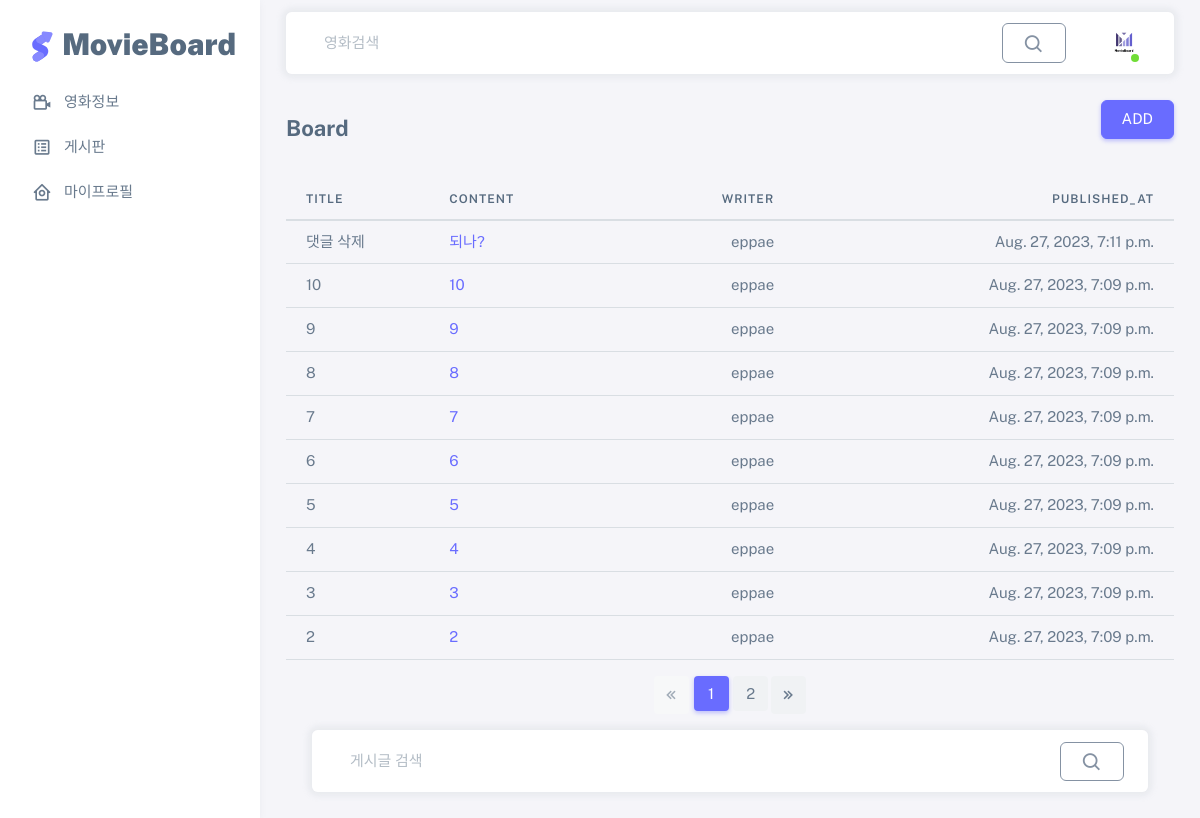
Screenshot of /board/board/ (signed in) with the database file from the repository.
### board/models.py (models this page shows, shortened)
class Post(models.Model):
    post_num = models.BigAutoField(primary_key=True)
    title = models.CharField(max_length=200)
    content = models.TextField()
    created_at = models.DateTimeField(default=timezone.now)
    writer = models.ForeignKey(User, on_delete=models.CASCADE)
    class Meta:
        ordering = ["-created_at"]

### board/views.py (the view)
# urls.py: path('board/',views.board,name='board'),
def board(request):
    page_number = request.GET.get('page', '1')
    print('pass')
    kw = request.GET.get('blog_kw', '')  # 검색어
    posts = Post.objects.all()
    if kw:
        posts = posts.filter(
            Q(title__icontains=kw) |  # 제목 검색
            Q(content__icontains=kw)   # 내용 검색
        ).distinct()
    paginator = Paginator(posts, 10)  # 한 페이지에 10개씩 표시
    page_obj = paginator.get_page(page_number)
    context={'posts': page_obj,'page': page_number, 'kw': kw}
    return render(request, 'board/board.html',context)

### board/templates/board/board.html (shortened to what this page needs)
{% extends 'base.html' %}
{% block content %}
<div class="content-wrapper">
    <div class="container-xxl flex-grow-1 container-p-y">
        <h4 class="fw-bold py-3 mb-4" style="display: inline-block;"> Board </h4>
        <div style="display: inline-block;float:right">
            <a href="{% url 'post-create' %}" type="button" class="btn btn-primary">ADD</a>
        </div>
        {% if posts %}
        <table class="table">
            <thead>
            <tr>
                <th>title</th>
                <th>content</th>
                <th style="text-align: right;">writer</th>
                <th style="text-align: right;">published_at</th>
            </tr>
            </thead>
            <tbody>
            {% for post in posts %}
            <tr>
                <td style="max-width: 50px; overflow: hidden; text-overflow: ellipsis; white-space: nowrap;">
                    {{ post.title }}
                </td>
                <td style="max-width: 200px; overflow: hidden; text-overflow: ellipsis; white-space: nowrap;">
                    <a href="/board/detail/{{post.post_num}}">{{ post.content }}</a></td>
                <td style="text-align: right;">{{ post.writer }}</td>
                <td style="text-align: right;">{{ post.created_at }}</td>
            </tr>
            {% endfor %}
            </tbody>
        </table>
        {% else %}
        <h3>게시물이 없습니다</h3>
        {% endif %}
        <nav aria-label="Page navigation">
            <ul class="pagination justify-content-center">
                {% if posts.has_previous %}
                <li class="page-item prev">
                    <a class="page-link" href="?page={{ posts.previous_page_number }}"><i
                            class="tf-icon bx bx-chevrons-left"></i></a>
                </li>
                {% else %}
                <li class="page-item disabled">
                    <a class="page-link" tabindex="-1" aria-disabled="true" href="#"><i
                            class="tf-icon bx bx-chevrons-left"></i></a>
                </li>
                {% endif %}
                {% for page_number in posts.paginator.page_range %}
                {% if page_number >= posts.number|add:-5 and page_number <= posts.number|add:5 %}
                {% if page_number == posts.number %}
                <li class="page-item active" aria-current="page">
                    <a class="page-link" href="?page={{ page_number }}">{{ page_number }}</a>
                </li>
                {% else %}
                <li class="page-item">
                    <a class="page-link" href="?page={{ page_number }}">{{ page_number }}</a>
                </li>
                {% endif %}
                {% endif %}
                {% endfor %}
                {% if posts.has_next %}
                <li class="page-item">
                    <a class="page-link" href="?page={{ posts.next_page_number }}"><i
                            class="tf-icon bx bx-chevrons-right"></i></a>
                </li>
                {% else %}
                <li class="page-item disabled">
                    <a class="page-link" tabindex="-1" aria-disabled="true" href="#"><i
                            class="tf-icon bx bx-chevrons-right"></i></a>
                </li>
                {% endif %}
            </ul>
        </nav>
        <nav
                class="layout-navbar container-xxl navbar navbar-expand-xl navbar-detached align-items-center bg-navbar-theme"
                id="layout-navbar"
        >
            <div class="navbar-nav-right d-flex align-items-center" id="navbar-collapse">
                <div class="navbar-nav align-items-center">
                    <div class="nav-item d-flex align-items-center">
                        <input
                                type="text"
                                class="form-control border-0 shadow-none"
                                placeholder="게시글 검색"
                                aria-label="Search..."
                                id="blog_search_kw"
                                name="blog_search_kw"
                                value="{{ blog_search_kw|default_if_none:'' }}"
                        />
                    </div>
                </div>
            </div>
            <li style="list-style:none;">
                <button class="btn btn-outline-secondary" type="button" id="btnSearch"><i
                        class="bx bx-search fs-4 lh-0"></i></button>
            </li>
        </nav>
        {% endblock content %}

### templates/base.html (shortened to what this page needs)
{% load static %}
<!DOCTYPE html>
<html
        lang="en"
        class="light-style layout-menu-fixed"
        dir="ltr"
        data-theme="theme-default"
        data-assets-path="/static/"
        data-template="vertical-menu-template-free"
>
<head>
    <link rel="stylesheet" href="{% static 'img/favicon/favicon.ico' %}"/>
    <link rel="stylesheet" href="{% static 'vendor/fonts/boxicons.css' %}"/>
    <link rel="stylesheet" href="{% static 'vendor/css/core.css' %}" class="template-customizer-core-css"/>
    <link rel="stylesheet" href="{% static 'vendor/css/theme-default.css' %}" class="template-customizer-core-css"/>
    <link rel="stylesheet" href="{% static 'css/demo.css' %}"/>
    <link rel="stylesheet" href="{% static 'vendor/libs/perfect-scrollbar/perfect-scrollbar.css' %}"/>
    <link rel="stylesheet" href="{% static 'vendor/libs/apex-charts/apex-charts.css' %}"/>
</head>
<body>
<div class="layout-wrapper layout-content-navbar">
    <div class="layout-container">
        <aside id="layout-menu" class="layout-menu menu-vertical menu bg-menu-theme">
            <div class="app-brand demo">
                <a href="{% url 'movie-list' %}" class="app-brand-link">
              <span class="app-brand-logo demo">
              </span>
                    <span class="app-brand-text menu-text fw-bolder ms-2" style="font-size:30px">MovieBoard</span>
                </a>
            </div>
            <ul class="menu-inner py-1">
                <li class="menu-item">
                    <a href="{% url 'movie-list' %}" class="menu-link">
                        <i class="menu-icon tf-icons bx bx-camera-movie"></i>
                        <div data-i18n="Analytics">영화정보</div>
                    </a>
                </li>
                <li class="menu-item">
                    {% if user.is_authenticated %}
                    <a href="{% url 'board' %}" class="menu-link">
                        {% else %}
                        <a href="{% url 'login' %}" class="menu-link">
                            {% endif %}
                            <i class="menu-icon tf-icons bx bx-spreadsheet"></i>
                            <div data-i18n="Analytics">게시판</div>
                        </a>
                </li>
                <li class="menu-item">
                    <a href="{% url 'edit-profile' %}" class="menu-link">
                        <i class="menu-icon tf-icons bx bx-home-circle"></i>
                        <div data-i18n="Analytics">마이프로필</div>
                    </a>
                </li>
            </ul>
        </aside>
        <div class="layout-page">
            <nav
                    class="layout-navbar container-xxl navbar navbar-expand-xl navbar-detached align-items-center bg-navbar-theme"
                    id="layout-navbar"
            >
                <div class="navbar-nav-right d-flex align-items-center" id="navbar-collapse">
                    <div class="navbar-nav align-items-center">
                        <div class="nav-item d-flex align-items-center">
                            <input
                                    type="text"
                                    class="form-control border-0 shadow-none"
                                    placeholder="영화검색"
                                    aria-label="Search..."
                                    id="search_kw"
                                    name="search_kw"
                                    value="{{ kw|default_if_none:'' }}"
                            />
                        </div>
                    </div>
                    <ul class="navbar-nav flex-row align-items-center ms-auto">
                        <li>
                            <button class="btn btn-outline-secondary" type="button" id="btn_search"
                                    style="margin: auto 30px "><i class="bx bx-search fs-4 lh-0"></i></button>
                        </li>
                        <li class="nav-item navbar-dropdown dropdown-user dropdown">
                            <a class="nav-link dropdown-toggle hide-arrow" href="javascript:void(0);"
                               data-bs-toggle="dropdown">
                                <div class="avatar avatar-online">
                                    <img src="{% static '/img/avatars/0.png' %}" alt
                                         class="w-px-40 h-auto rounded-circle"/>
                                </div>
                            </a>
                        </li>
                    </ul>
                </div>
            </nav>
            {%block content%}
            {%endblock content%}
        </div>
    </div>
</div>
</body>
</html>

### static/css/demo.css (style rules this page uses)
.menu .app-brand.demo { height: 64px; margin-top: 12px; }
.app-brand-logo.demo svg { width: 22px; height: 38px; }
.content-wrapper .navbar { z-index: auto; }

### rows the page displays
Post: title "댓글 삭제", content "되나?", writer "eppae", created_at "Aug. 27, 2023, 7:11 p.m."
Post: title "10", content "10", writer "eppae", created_at "Aug. 27, 2023, 7:09 p.m."
Post: title "9", content "9", writer "eppae", created_at "Aug. 27, 2023, 7:09 p.m."
Post: title "8", content "8", writer "eppae", created_at "Aug. 27, 2023, 7:09 p.m."
Post: title "7", content "7", writer "eppae", created_at "Aug. 27, 2023, 7:09 p.m."
Post: title "6", content "6", writer "eppae", created_at "Aug. 27, 2023, 7:09 p.m."
Post: title "5", content "5", writer "eppae", created_at "Aug. 27, 2023, 7:09 p.m."
Post: title "4", content "4", writer "eppae", created_at "Aug. 27, 2023, 7:09 p.m."
Post: title "3", content "3", writer "eppae", created_at "Aug. 27, 2023, 7:09 p.m."
Post: title "2", content "2", writer "eppae", created_at "Aug. 27, 2023, 7:09 p.m."

### other values shown
{{ page_number }} "1"
{{ page_number }} "2"
